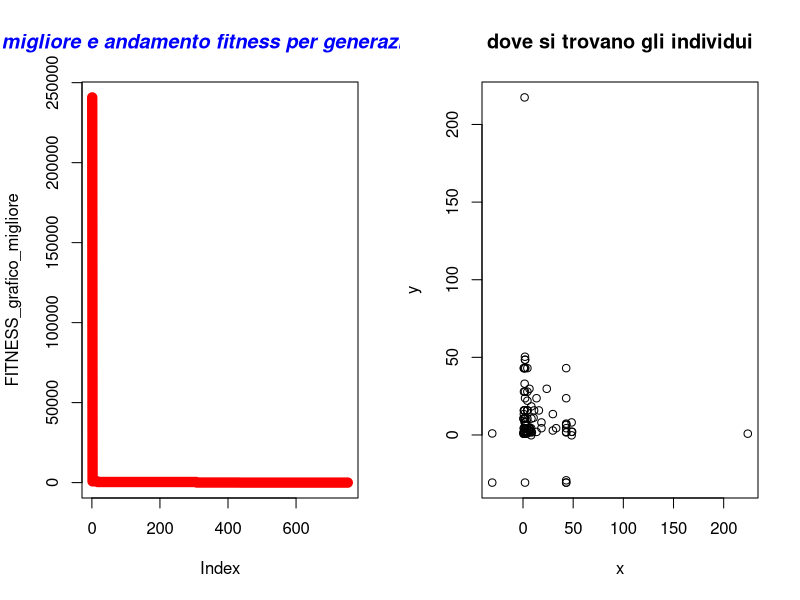

Recreate this plot in R.
#  Author Nicola Bernabè ver 1.0 8/11/2021
# the implemented version of the GA refers to the following Journal: 
#


#prendo 2 individui che saranno i genitori presi casualmente dalla popolazione
selezione<-function(Population,MAX_DIMENSION_POPULATION,genitori_1_2){
    #message(genitori_1_2[1]," rgrg ",genitori_1_2[2])
    #print(Population[1][genitori_1_2[1]])
    g1<-c(Population[1,genitori_1_2[1]],Population[2,genitori_1_2[1]],Population[3,genitori_1_2[1]])
    g2<-c(Population[1,genitori_1_2[2]],Population[2,genitori_1_2[2]],Population[3,genitori_1_2[2]])
    #print(g1[1][genitori_1_2[1]])
    
    #print(Population)
    #print(Population[1,genitori_1_2[1]])
    return(c(g1,g2))
}
crossover<-function(genitori_1_2,FUNZIONE_COSTO){#dato che ho solo 2 variabili ce poco da fare, la x del genitore 1 va al primo figlio , la y del primo genitore va al primo figlio, i restanti al 2 figlio
    figlio_1<-c(genitori_1_2[1],genitori_1_2[5],FUNZIONE_COSTO(genitori_1_2[1],genitori_1_2[5]))
    figlio_2<-c(genitori_1_2[2],genitori_1_2[4],FUNZIONE_COSTO(genitori_1_2[2],genitori_1_2[4]))
    return(c(figlio_1,figlio_2))


}
#parte mutazione, ricordo figlio 1(1,2,3) figlio 2 (4,5,6) e si intendono (x,y,fitness)
mutazione<-function(figli_1_2,percentuale,ub,lb,MAX_DIMENSION_POPULATION,FUNZIONE_COSTO){
    if(runif(1, 0, 1)>0.5){#provo a generate un numero da 0 a 1, se >0.5 aumento al massimo del della percentuale,altrimenti lo diminuisco al massimo dela percentuale, X
        if(runif(1, 0, 1)>0.5){
            figli_1_2[1]<-figli_1_2[1]*runif(1,  1,1+percentuale)

            figli_1_2[4]<-figli_1_2[4]*runif(1,  1,1+percentuale)

            if(figli_1_2[1]>=ub[1]){#se vado oltre all intermallo allora metto il massimo
                figli_1_2[1]<-ub[1]
            }
            if(figli_1_2[4]>=ub[1]){#se vado oltre all intermallo allora metto il massimo
                figli_1_2[4]<-ub[1]
            }
            }
    }else{#Y
        figli_1_2[2]<-figli_1_2[2]*runif(1,percentuale,  1)

        figli_1_2[5]<-figli_1_2[5]*runif(1,percentuale,  1)
        if(figli_1_2[2]<=lb[2]){#se vado oltre all intermallo allora metto il massimo
            figli_1_2[2]<-lb[2]
        }
        if(figli_1_2[5]<=lb[2]){#se vado oltre all intermallo allora metto il massimo
            figli_1_2[5]<-lb[2]
        }


    }
    figli_1_2[3]<-FUNZIONE_COSTO(figli_1_2[1],figli_1_2[2])
    figli_1_2[6]<-FUNZIONE_COSTO(figli_1_2[4],figli_1_2[5])
    
    


       
    
    return(figli_1_2)
}
aggiorno_file_individui<-function(Population,MAX_DIMENSION_POPULATION,generazione){
                individuo<-c()
                x<-c()
                y<-c()
                fitness<-c()
                for(i in 1:MAX_DIMENSION_POPULATION) {
                    x<-c(x,Population[1,i])
                    y<-c(y,Population[2,i])
                    fitness<-c(fitness,Population[3,i])
                    
                    }
            df<-data.frame(x,y,fitness)
            #nome_file<-"generazione"+generazione+".cvs"
            nome_file = paste("GA generazione ",generazione,".txt",sep="")
            #write.csv(df, file=nome_file,sep=";",row.names=FALSE)
            write.table(df, file= nome_file,sep=";",row.names=FALSE)
            }



#aggiorni migliore fitness
aggiorna_fitness<-function(BEST_FITNESS,Migliore_fitness_generazione){
            BEST_FITNESS[1]<-Migliore_fitness_generazione[1]
            BEST_FITNESS[2]<-Migliore_fitness_generazione[2]
            BEST_FITNESS[3]<-Migliore_fitness_generazione[3]
    return(BEST_FITNESS)


}

#scorro su tutti gli individui e cerco il fitneess migliore
controllo_migliore_fitness<-function(Population,MAX_UNKNOWNS,min_max){
    BEST_FITNESS<-c(Population[1,1],Population[2,1],Population[3,1])
    for(i in 2:dim(Population)[2]) {
        if(BEST_FITNESS[3]>Population[3,i] && min_max==-1){#minimizzo
            BEST_FITNESS[1]<-Population[1,i]
            BEST_FITNESS[2]<-Population[2,i]
            BEST_FITNESS[3]<-Population[3,i]

        }else if(BEST_FITNESS[3]<Population[3,i] && min_max==1){
            BEST_FITNESS[1]<-Population[1,i]
            BEST_FITNESS[2]<-Population[2,i]
            BEST_FITNESS[3]<-Population[3,i]
        }


    }

    return(c(BEST_FITNESS[1],BEST_FITNESS[2],BEST_FITNESS[3]))
}




#inizializzo la matrice
inizializzazione<-function(ub, lb,MAX_UNKNOWNS,MAX_DIMENSION_POPULATION,FUNZIONE_COSTO){
    Population<-matrix(1:30,nrow <- MAX_UNKNOWNS+1, ncol <- MAX_DIMENSION_POPULATION)#oltre alla x e y ci aggiungo anche la fitness, così ho 3 righe
    numero_casuale_x<-1
    numero_casuale_y <-1
    for(i in 1:dim(Population)[2]) {
        numero_casuale_x <- runif(1, lb[1],ub[1] )
        numero_casuale_y <- runif(1,  lb[2],ub[2])
        Population[1,i] <-numero_casuale_x
        Population[2,i] <-numero_casuale_y
        Population[3,i] <-FUNZIONE_COSTO(Population[1,i],Population[2,i])

    }


    return (Population)
}
aggiorno_figli_e_genitori<-function(genitori_1_2_indici,figli_1_2,Population){
    Population[1,genitori_1_2_indici[1]]<-figli_1_2[1]#x
    Population[2,genitori_1_2_indici[1]]<-figli_1_2[2]#y
    Population[3,genitori_1_2_indici[1]]<-figli_1_2[3]#fitness
    Population[1,genitori_1_2_indici[2]]<-figli_1_2[4]#x
    Population[2,genitori_1_2_indici[2]]<-figli_1_2[5]#x
    Population[3,genitori_1_2_indici[2]]<-figli_1_2[6]#x


    return (Population)
}

mainGA<-function(ub,lb,MAX_UNKNOWNS,MAX_DIMENSION_POPULATION,MAXIMUM_GENERATION_NUMBER,STAZIONARIETA,precisione,min_max,stampo_generazione,CROSS_OVER_PROBABILITY,MUTATION_PROBABILITY,aumeto_diminuisco_percentuale_valore,FUNZIONE_COSTO){
    Population<-inizializzazione(ub, lb,MAX_UNKNOWNS,MAX_DIMENSION_POPULATION,FUNZIONE_COSTO)#inizializzo la popolazione
    BEST_FITNESS<-controllo_migliore_fitness(Population,MAX_UNKNOWNS,min_max)
    FITNESS_grafico_migliore<-c()
    FITNESS_grafico_migliore_generazione<-c()
    FITNESS_migliore_file<-c()
    #iterazioni calcolo per trovare il minimo
    indice_stazionarieta<-0#aumenta ad ogni generazione
    figli_1_2<-0
    n_generazioni<-0
   
    for(i in 1:MAXIMUM_GENERATION_NUMBER){
        n_generazioni<-i
        #print(runif(1, 0,1))
        for(j_iterazioni_individui in 1:MAX_DIMENSION_POPULATION/2){
            genitori_1_2_indici<-sample(1:(MAX_DIMENSION_POPULATION), 2)#2 individui casuali
            genitori_1_2<-selezione(Population,MAX_DIMENSION_POPULATION,genitori_1_2_indici)
            
            if(runif(1, 0,1)<=CROSS_OVER_PROBABILITY){#probabilità crossover
                figli_1_2<-crossover(genitori_1_2,FUNZIONE_COSTO)#ho 2 figli
                #print(figli_1_2)

                }
            
            if(runif(1, 0,1)<=MUTATION_PROBABILITY){
                #message("generazione-> ",i," ",figli_1_2)
               
    
                figli_1_2<-mutazione(figli_1_2,aumeto_diminuisco_percentuale_valore,ub,lb,MAX_DIMENSION_POPULATION,FUNZIONE_COSTO)
                


            }
            Population<-aggiorno_figli_e_genitori(genitori_1_2_indici,figli_1_2,Population)
            
            #print(BEST_FITNESS)


        }
        Migliore_fitness_generazione<-controllo_migliore_fitness(Population,MAX_UNKNOWNS,min_max)
        if(Migliore_fitness_generazione[3]<BEST_FITNESS[3]  && min_max==-1){#minimizzo
            BEST_FITNESS<-aggiorna_fitness(BEST_FITNESS,Migliore_fitness_generazione)
            indice_stazionarieta=0#ritorno a 0 la stazionarietà
            message("migliore soluzione-> x ",BEST_FITNESS[1]," y ",BEST_FITNESS[2]," fitness ",BEST_FITNESS[3])
        }else if(Migliore_fitness_generazione[3]>BEST_FITNESS[3]  && min_max==1){#minimizzo
            BEST_FITNESS<-aggiorna_fitness(BEST_FITNESS,Migliore_fitness_generazione)
            indice_stazionarieta=0#ritorno a 0 la stazionarietà
            message("migliore soluzione-> x ",BEST_FITNESS[1]," y ",BEST_FITNESS[2]," fitness ",BEST_FITNESS[3])
        }
        FITNESS_grafico_migliore<-c(FITNESS_grafico_migliore,BEST_FITNESS[3])
        FITNESS_grafico_migliore_generazione<-c(FITNESS_grafico_migliore_generazione,Migliore_fitness_generazione[3])

        if(indice_stazionarieta>=STAZIONARIETA){
            message("troppo stazionaria ","generazione-> ",i," stazionario->",indice_stazionarieta)
            aggiorno_file_individui(Population,MAX_DIMENSION_POPULATION,i)
            break
        }else{
            indice_stazionarieta=indice_stazionarieta+1
        }
        if((i%%stampo_generazione)==0){#stampo così so che sta facendo qualcosa

            

            aggiorno_file_individui(Population,MAX_DIMENSION_POPULATION,i)

            
            message("generazione-> ",i," stazionario->",indice_stazionarieta)
            

        }
        if(BEST_FITNESS[3]<precisione && min_max==-1){
            message("finito algoritmo GA, sono riuscito ad avere una soluzione molto buona ed è ",BEST_FITNESS[3]," alla generazione-> ",i)
            aggiorno_file_individui(Population,MAX_DIMENSION_POPULATION,i)
            break
        }else if(BEST_FITNESS[3]>precisione && min_max==1){
            message("finito algoritmo GA, sono riuscito ad avere una soluzione molto buona ed è ",BEST_FITNESS[3]," alla generazione-> ",i)
            aggiorno_file_individui(Population,MAX_DIMENSION_POPULATION,i)
            break
        }
            
        
    }
    windows()
    par(mfrow=c(1,2))
    plot(FITNESS_grafico_migliore, type="l", col="red",lwd=10)
    #lines(FITNESS_grafico_migliore_generazione, type="l", col="blue",lty=5)
    title(main="migliore e andamento fitness per generazione", col.main="blue", font.main="4")

    x_individui<-c()
    y_individui<-c()
    for(x_y in 1:MAX_DIMENSION_POPULATION){
        x_individui<-c(x_individui,Population[1,x_y])
        y_individui<-c(y_individui,Population[2,x_y])

    }

    plot(x_individui, y_individui, xlab="x",ylab="y", main="dove si trovano gli individui") 
    BEST_FITNESS<-list(BEST_FITNESS,"GA",n_generazioni)

    return (BEST_FITNESS)
}


#miliardo
#ub<-c(1000000000,1000000000)  # upper bound of the unknowns
#lb<-c(-1000000000,-1000000000)  #lower bound of the unknowns
#aumeto_diminuisco_percentuale_valore=0.1
#milione
#ub<-c(1000000,1000000)  # upper bound of the unknowns
#lb<-c(-1000000,-1000000)  #lower bound of the unknowns
#aumeto_diminuisco_percentuale_valore=0.1
#mille
#ub<-c(100,100)  # upper bound of the unknowns
#lb<-c(-100,-100)  #lower bound of the unknowns

ub<-c(512,512)  
lb<-c(-512,-512)

aumeto_diminuisco_percentuale_valore=0.05

MAX_UNKNOWNS<-2  #numero variabili
MAX_DIMENSION_POPULATION<-100#dimensione popolazione
CROSS_OVER_PROBABILITY<-0.95#probabilità per ogni generazione di usare il cross-over
MUTATION_PROBABILITY<-0.01#probabilità per ogni generazione di usare la mutazione
#aumeto_diminuisco_percentuale_valore=0.1#quando c'è mutazione scelgo casualmente x o y e modifico del 5% il valore aumentandolo o diminuendolo stando attendo a lb e ub
MAXIMUM_GENERATION_NUMBER<-1000000
STAZIONARIETA<-100000
min_max<--1#-1 minimizzo,1 massimizzo
percentuale_generazione_stampo<-10  #ogni 10% delle generazioni fatte stampo su file tutti gli individui
stampo_generazione<-MAXIMUM_GENERATION_NUMBER/percentuale_generazione_stampo
#massimizzo
#precisione<-11.999#Parabolic Function
#precisione<-79.999#rastrigin function 
#precisione<-415.2384791312#Parabolic Function

#minimizzo
precisione<-0.01#
#precisione<--0.999999#Easom function
#precisione<-0.2925789999#Schaffer function N. 4 f(0,+-1.25313)=0.292579
#precisione<--0.999999#per funzioni con minimo negativo
#precisione<--959.6406#Eggholder function   f(512,404.2319)=-959.6407   i domini x e y   ub<-c(512,512)  lb<-c(-512,-512)


FUNZIONE_COSTO<-function(x,y){
    z<-(100*(y-(x)^2)^2)+(1-x)^2#FUNZIONE_COSTO banana  f(1,1)=0
    #z<-((1-x)^2)+100*((y-x^2))^2#Rosenbrock function constrained with a cubic and a line  sol f(1,1)=0
    #z<-(1.5-x+x*y)^2+(2.25-x+x*y^2)^2+(2.625-x+x*y^3)^2#Beale function f(3,0.5)=0
    #z<-0.26*(x^2+y^2)-0.48*x*y#Matyas function f(0,0)=0
    #z<-(sin(3*pi*x))^2+(x-1)^2*(1+sin(3*pi*y))+(y-1)^2*(1+(sin(2*pi*y))^2)#Lévi function N.13  f(1,1)=0
    #z<-0.5+((sin(x^2-y^2))^2-0.5)/(1+0.001*(x^2+y^2))^2#Schaffer function N. 2  f(0,0)=0
    #z<-2*x^2-1.05*x^4+(x^6/6)+x*y+y^2#THREE-HUMP CAMEL FUNCTION xi  [-5, 5]  f(0,0)=0
    #z<--20*exp(-0.2*sqrt((1/2)*(x*x+y*y)))-exp(1/2*((cos(2*pi*x)+cos(2*pi*y))))+20+exp(1)#ACKLEY FUNCTION xi  [-32.768, 32.768]  f(0,0)=0
    #z<-10*2+((x^2-10*cos(2*pi*x))+(y^2-10*cos(2*pi*y)))#RASTRIGIN FUNCTION f(0,0)=0 xi [-5.12, 5.12]
    #z<-(x+2*y-7)^2+(2*x+y-5)^2#BOOTH FUNCTION  xi [-10, 10] f(1,3)=0
    #z<-0.5+(((cos(sin(abs(x^2-y^2))))^2 - 0.5)/((1 + 0.001*(x^2+y^2))^2))#Schaffer function N. 4 f(0,+-1.25313)=0.292579
    #massimizzare
    #z<-12-(x^2+y^2)/100 #Parabolic Function  f(0,0)=12 non so ma il massimo è 12
    #z<-80-(20+x^2+y^2-10*(cos(2*pi*x)+cos(2*pi*y)))#rastrigin function f(0,0)=80
    #z<-275-((x^4-16*x^2+5*x*0.5)+(y^4-16*y^2+5*y*0.5)+3)#Styblinski Function f(-2.8667,-2.8667)=414.23847913
    return (z)
}




soluzione<-mainGA(ub,lb,MAX_UNKNOWNS,MAX_DIMENSION_POPULATION,MAXIMUM_GENERATION_NUMBER,STAZIONARIETA,precisione,min_max,stampo_generazione,CROSS_OVER_PROBABILITY,MUTATION_PROBABILITY,aumeto_diminuisco_percentuale_valore,FUNZIONE_COSTO)


#print(soluzione)


algoritmo<-c(soluzione[[2]][1])
x<-c(soluzione[[1]][1])
y<-c(soluzione[[1]][2])
fitness<-c(soluzione[[1]][3])
generazioni_soluzione<-c(soluzione[[3]][1])
df<-data.frame(algoritmo,x,y,fitness,generazioni_soluzione)
write.table(df, file="soluzione GA.txt",sep=";",row.names=FALSE)
